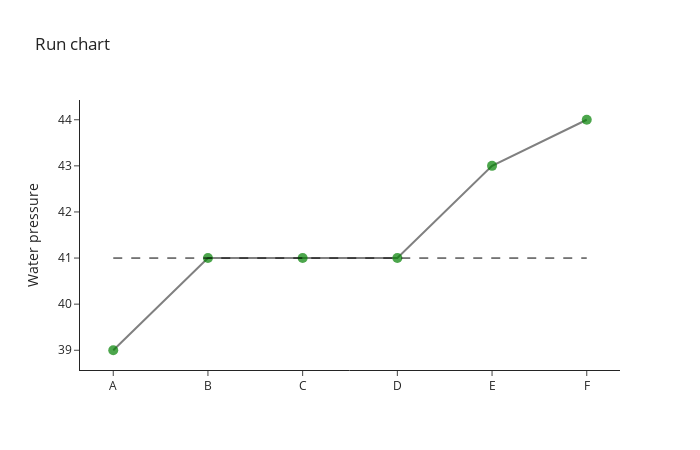

Notebook code for this chart:
### Markdown cell above
### Show the chart as a Figure object
This chart cannot be updated.  
If you move the mouse pointer over the chart you will see the Plotly Mode Bar in the top right corner, which allows zooming panning downloading etc. See here https://plotly.com/chart-studio-help/getting-to-know-the-plotly-modebar/  
You can also use the mouse pointer to pan, zoom and hover directly on the chart itself: https://plotly.com/chart-studio-help/zoom-pan-hover-controls/

### Code cell
model.chart.figure

### Figure 1 — Plotly figure (JSON) as saved in the notebook; plotly's stock layout.template omitted (floating-point values rounded to 4 significant figures)
{"data": [{"customdata": [["A", "Water pressure: 39"], ["B", "Water pressure: 41"], ["C", "Water pressure: 41"], ["D", "Water pressure: 41"], ["E", "Water pressure: 43"], ["F", "Water pressure: 44"]], "hovertemplate": "<b>%{customdata[0]}</b><br>%{customdata[1]}", "line": {"color": "gray"}, "marker": {"color": "green", "opacity": 0.7, "size": 10}, "mode": "markers+lines", "name": "", "type": "scatter", "x": ["A", "B", "C", "D", "E", "F"], "y": [39, 41, 41, 41, 43, 44]}, {"customdata": ["Median: 41.0", "Median: 41.0", "Median: 41.0", "Median: 41.0", "Median: 41.0", "Median: 41.0"], "hovertemplate": "<b>%{customdata}", "line": {"color": "black", "dash": "dash", "width": 1}, "mode": "lines", "name": "", "type": "scatter", "x": ["A", "B", "C", "D", "E", "F"], "y": [41, 41, 41, 41, 41, 41]}], "layout": {"height": 450, "showlegend": false, "title": {"text": "Run chart"}, "width": 700, "xaxis": {"showgrid": false}, "yaxis": {"showgrid": false, "title": {"text": "Water pressure"}}}}
